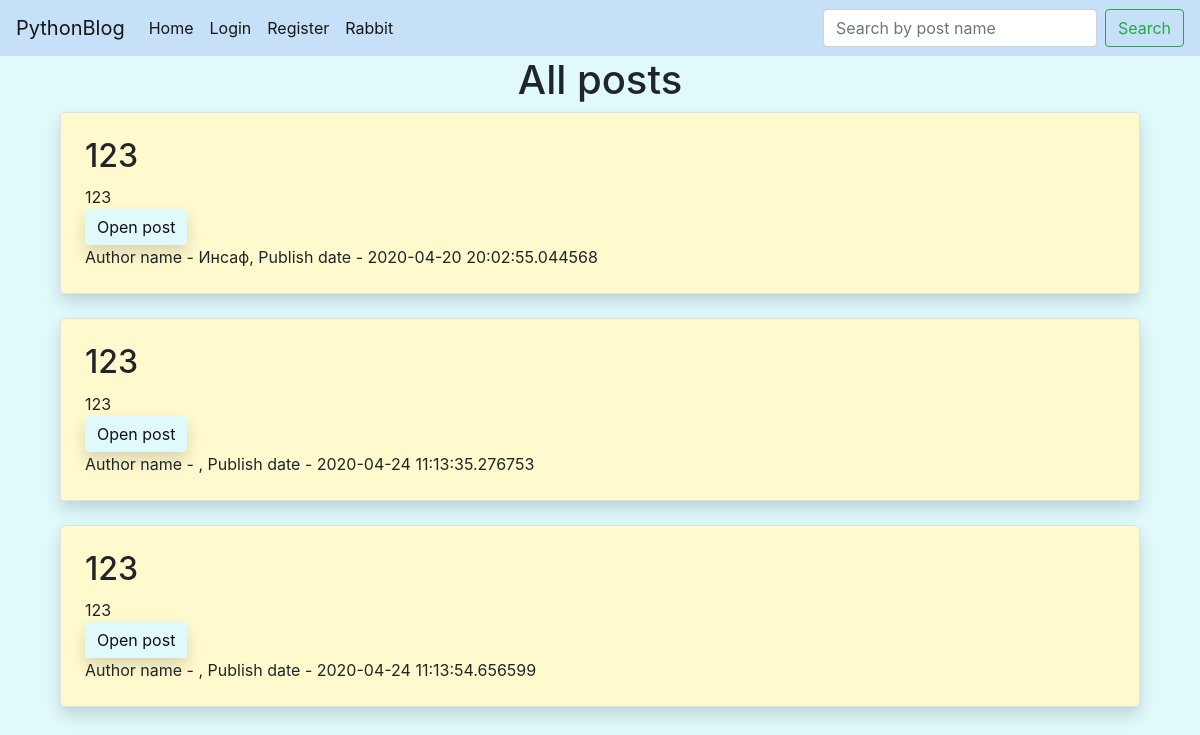
The page / on the database its author committed.
### data/news.py (models this page shows)
class News(SqlAlchemyBase):
    __tablename__ = 'news'
    id = sqlalchemy.Column(sqlalchemy.Integer,
                           primary_key=True, autoincrement=True)
    title = sqlalchemy.Column(sqlalchemy.String, nullable=True)
    description = sqlalchemy.Column(sqlalchemy.String, nullable=True)
    content = sqlalchemy.Column(sqlalchemy.String, nullable=True)
    created_date = sqlalchemy.Column(sqlalchemy.DateTime,
                                     default=datetime.datetime.now)
    is_private = sqlalchemy.Column(sqlalchemy.Boolean, default=True)
    to_rabbit = sqlalchemy.Column(sqlalchemy.Boolean, default=False)
    user_id = sqlalchemy.Column(sqlalchemy.Integer,
                                sqlalchemy.ForeignKey("users.id"))
    user = orm.relation('User')

### data/users.py (models this page shows, shortened)
class User(SqlAlchemyBase, UserMixin):
    __tablename__ = 'users'
    id = sqlalchemy.Column(sqlalchemy.Integer,
                           primary_key=True, autoincrement=True)
    name = sqlalchemy.Column(sqlalchemy.String, nullable=True)
    email = sqlalchemy.Column(sqlalchemy.String,
                              index=True, unique=True, nullable=True)
    hashed_password = sqlalchemy.Column(sqlalchemy.String, nullable=True)
    is_admin = sqlalchemy.Column(sqlalchemy.Boolean, default=False)
    created_date = sqlalchemy.Column(sqlalchemy.DateTime,
                                     default=datetime.datetime.now)
    news = orm.relation("News", back_populates='user')

### main.py (the view)
@app.route('/')
def index():
    session = db_session.create_session()
    s = request.args.get('s')
    if s:
        news = session.query(News).filter(News.title.contains(s), News.is_private == False, News.to_rabbit == False).all()
        return render_template("index.html", news=news, title='Search returned: ', site='Search')
    else:
        news = session.query(News).filter(News.is_private != True, News.to_rabbit == False)
    return render_template("index.html", news=news, title='All posts', site='Posts')

### data/db_session.py (called while the page is built)
def create_session() -> Session:
    global __factory
    return __factory()

### templates/index.html (shortened to what this page needs)
{% extends "base.html" %}
{% block content %}
<h1 style="text-align: center">{{title}}</h1>
{% for item in news%}
<li style="list-style-type: None;"><div class="container col-md6 border rounded shadow p-4 mb-4" style="background-color: #FFFACD;">
    <h2>{{item.title}}</h2>
    <div style="margin-top: 10px;">
        <div id="c{{item.id}}">
        </div>
        <a href="/post_output/{{item.id}}" class="btn btn-primary shadow " style="background: #e0fafb;
                                                        outline: none;
                                                        border: 0;
                                                        color: #111111">
            Open post</a>
        <div>
        Author name - {{item.user.name}}, Publish date - {{item.created_date}}
        </div>
    </div>
</div>
</li>
{% endfor %}
{% endblock %}

### templates/base.html (shortened to what this page needs)
<!DOCTYPE html>
<html lang="en">
<head>
    <link rel="stylesheet" href="https://stackpath.bootstrapcdn.com/bootstrap/4.4.1/css/bootstrap.min.css" integrity="
    sha384-Vkoo8x4CGsO3+Hhxv8T/Q5PaXtkKtu6ug5TOeNV6gBiFeWPGFN9MuhOf23Q9Ifjh">
    <link rel="stylesheet" href="static/style.css">
</head>
<body style="background-color: 	#e0fafb;">
<header>
    <nav class="navbar navbar-expand navbar-light" style="background-color: #c5e0f7;">
      <a class="navbar-brand" href="#">PythonBlog</a>
      <div class="collapse navbar-collapse" id="navbarSupportedContent">
        <ul class="navbar-nav mr-auto">
          <li class="nav-item active">
            <a class="nav-link" href="{{ url_for('index') }}">Home <span class="sr-only">(current)</span></a>
          </li>
            {% if current_user.is_authenticated %}
                {% if current_user.is_admin %}
                <li class="nav-item active">
                <a class="nav-link" href="{{ url_for('logout') }}">[admin] | {{ current_user.name }}</a>
              </li>
                <li class="nav-item active">
                        <a class="nav-link" href="{{url_for('user_post')}}">Users posts</a>
                      </li>
                {% else %}
                <li class="nav-item active">
                <a class="nav-link" href="{{ url_for('logout') }}">{{ current_user.name }}</a>
              </li>
                {% endif %}
            <li class="nav-item active">
                <a class="nav-link" href="{{ url_for('add_news') }}">New post</a>
              </li>
            {% else %}
            <li class="nav-item active">
            <a class="nav-link" href="{{ url_for('login') }}">Login</a>
          </li>
            <li class="nav-item active">
            <a class="nav-link" href="{{ url_for('register') }}">Register</a>
          </li>
            {% endif %}
            <li class="nav-item active">
                <a class="nav-link" href="{{url_for('main_rabbit')}}">Rabbit</a>
              </li>
        </ul>
        <form class="form-inline my-2 my-lg-0" method="GET">
          <input class="form-control mr-sm-2" name="s" type="search" placeholder="Search by post name"
                 aria-label="Search" value="{{request.args.get('s', '')}}">
          <button class="btn btn-outline-success my-2 my-sm-0" type="submit">Search</button>
        </form>
      </div>
    </nav>
</header>
<div class="container" >
        <div class="col">
            {% block content %}
            {% endblock %}
        </div>
    </div>
</body>
</html>

### static/style.css (style rules this page uses)
* { margin: 0; padding: 0; }
html, body { height: 100%; }
.container { position: relative; }

### rows shown on the page
News: title "123", user.name "Инсаф", created_date "2020-04-20 20:02:55.044568"
News: title "123", created_date "2020-04-24 11:13:35.276753"
News: title "123", created_date "2020-04-24 11:13:54.656599"

### other values the page prints
{{ title }} "All posts"
